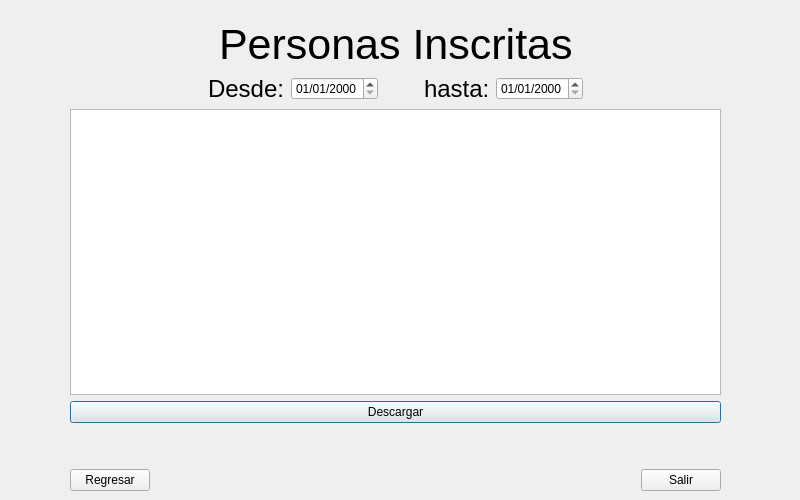
<?xml version="1.0" encoding="UTF-8"?>
<ui version="4.0">
 <class>ByDateWindow</class>
 <widget class="QDialog" name="ByDateWindow">
  <property name="geometry">
   <rect>
    <x>0</x>
    <y>0</y>
    <width>800</width>
    <height>500</height>
   </rect>
  </property>
  <property name="windowTitle">
   <string>Championship</string>
  </property>
  <widget class="QWidget" name="">
   <property name="geometry">
    <rect>
     <x>30</x>
     <y>20</y>
     <width>731</width>
     <height>471</height>
    </rect>
   </property>
   <layout class="QGridLayout" name="gridLayout">
    <item row="0" column="0">
     <layout class="QHBoxLayout" name="horizontalLayout_2">
      <item>
       <spacer name="horizontalSpacer">
        <property name="orientation">
         <enum>Qt::Horizontal</enum>
        </property>
        <property name="sizeHint" stdset="0">
         <size>
          <width>40</width>
          <height>20</height>
         </size>
        </property>
       </spacer>
      </item>
      <item>
       <layout class="QVBoxLayout" name="verticalLayout_2">
        <item>
         <layout class="QHBoxLayout" name="horizontalLayout_5">
          <item>
           <spacer name="horizontalSpacer_6">
            <property name="orientation">
             <enum>Qt::Horizontal</enum>
            </property>
            <property name="sizeHint" stdset="0">
             <size>
              <width>40</width>
              <height>20</height>
             </size>
            </property>
           </spacer>
          </item>
          <item>
           <widget class="QLabel" name="label_8">
            <property name="font">
             <font>
              <pointsize>32</pointsize>
             </font>
            </property>
            <property name="text">
             <string>Personas Inscritas</string>
            </property>
           </widget>
          </item>
          <item>
           <spacer name="horizontalSpacer_7">
            <property name="orientation">
             <enum>Qt::Horizontal</enum>
            </property>
            <property name="sizeHint" stdset="0">
             <size>
              <width>40</width>
              <height>20</height>
             </size>
            </property>
           </spacer>
          </item>
         </layout>
        </item>
        <item>
         <layout class="QHBoxLayout" name="horizontalLayout_6">
          <item>
           <spacer name="horizontalSpacer_4">
            <property name="orientation">
             <enum>Qt::Horizontal</enum>
            </property>
            <property name="sizeHint" stdset="0">
             <size>
              <width>40</width>
              <height>20</height>
             </size>
            </property>
           </spacer>
          </item>
          <item>
           <widget class="QLabel" name="label_9">
            <property name="font">
             <font>
              <pointsize>18</pointsize>
             </font>
            </property>
            <property name="text">
             <string>Desde:</string>
            </property>
           </widget>
          </item>
          <item>
           <widget class="QDateEdit" name="deDateBeg">
            <property name="enabled">
             <bool>true</bool>
            </property>
            <property name="displayFormat">
             <string>dd/MM/yyyy</string>
            </property>
           </widget>
          </item>
          <item>
           <spacer name="horizontalSpacer_5">
            <property name="orientation">
             <enum>Qt::Horizontal</enum>
            </property>
            <property name="sizeHint" stdset="0">
             <size>
              <width>40</width>
              <height>20</height>
             </size>
            </property>
           </spacer>
          </item>
          <item>
           <widget class="QLabel" name="label_10">
            <property name="font">
             <font>
              <pointsize>18</pointsize>
             </font>
            </property>
            <property name="text">
             <string>hasta:</string>
            </property>
           </widget>
          </item>
          <item>
           <widget class="QDateEdit" name="deDateFin">
            <property name="enabled">
             <bool>true</bool>
            </property>
            <property name="displayFormat">
             <string>dd/MM/yyyy</string>
            </property>
           </widget>
          </item>
          <item>
           <spacer name="horizontalSpacer_3">
            <property name="orientation">
             <enum>Qt::Horizontal</enum>
            </property>
            <property name="sizeHint" stdset="0">
             <size>
              <width>40</width>
              <height>20</height>
             </size>
            </property>
           </spacer>
          </item>
         </layout>
        </item>
       </layout>
      </item>
      <item>
       <spacer name="horizontalSpacer_2">
        <property name="orientation">
         <enum>Qt::Horizontal</enum>
        </property>
        <property name="sizeHint" stdset="0">
         <size>
          <width>40</width>
          <height>20</height>
         </size>
        </property>
       </spacer>
      </item>
     </layout>
    </item>
    <item row="1" column="0">
     <layout class="QHBoxLayout" name="horizontalLayout_3">
      <item>
       <spacer name="horizontalSpacer_8">
        <property name="orientation">
         <enum>Qt::Horizontal</enum>
        </property>
        <property name="sizeType">
         <enum>QSizePolicy::Minimum</enum>
        </property>
        <property name="sizeHint" stdset="0">
         <size>
          <width>40</width>
          <height>20</height>
         </size>
        </property>
       </spacer>
      </item>
      <item>
       <widget class="QTextBrowser" name="tbInfo"/>
      </item>
      <item>
       <spacer name="horizontalSpacer_9">
        <property name="orientation">
         <enum>Qt::Horizontal</enum>
        </property>
        <property name="sizeType">
         <enum>QSizePolicy::Minimum</enum>
        </property>
        <property name="sizeHint" stdset="0">
         <size>
          <width>40</width>
          <height>20</height>
         </size>
        </property>
       </spacer>
      </item>
     </layout>
    </item>
    <item row="2" column="0">
     <layout class="QVBoxLayout" name="verticalLayout_3">
      <item>
       <layout class="QHBoxLayout" name="horizontalLayout_4">
        <item>
         <spacer name="horizontalSpacer_10">
          <property name="orientation">
           <enum>Qt::Horizontal</enum>
          </property>
          <property name="sizeType">
           <enum>QSizePolicy::Minimum</enum>
          </property>
          <property name="sizeHint" stdset="0">
           <size>
            <width>40</width>
            <height>20</height>
           </size>
          </property>
         </spacer>
        </item>
        <item>
         <widget class="QPushButton" name="pbDescargar">
          <property name="text">
           <string>Descargar</string>
          </property>
         </widget>
        </item>
        <item>
         <spacer name="horizontalSpacer_11">
          <property name="orientation">
           <enum>Qt::Horizontal</enum>
          </property>
          <property name="sizeType">
           <enum>QSizePolicy::Minimum</enum>
          </property>
          <property name="sizeHint" stdset="0">
           <size>
            <width>40</width>
            <height>20</height>
           </size>
          </property>
         </spacer>
        </item>
       </layout>
      </item>
      <item>
       <spacer name="verticalSpacer_3">
        <property name="orientation">
         <enum>Qt::Vertical</enum>
        </property>
        <property name="sizeType">
         <enum>QSizePolicy::Minimum</enum>
        </property>
        <property name="sizeHint" stdset="0">
         <size>
          <width>20</width>
          <height>40</height>
         </size>
        </property>
       </spacer>
      </item>
      <item>
       <layout class="QHBoxLayout" name="horizontalLayout">
        <item>
         <spacer name="horizontalSpacer_22">
          <property name="orientation">
           <enum>Qt::Horizontal</enum>
          </property>
          <property name="sizeType">
           <enum>QSizePolicy::Minimum</enum>
          </property>
          <property name="sizeHint" stdset="0">
           <size>
            <width>40</width>
            <height>20</height>
           </size>
          </property>
         </spacer>
        </item>
        <item>
         <widget class="QPushButton" name="pbRegresar">
          <property name="enabled">
           <bool>true</bool>
          </property>
          <property name="text">
           <string>Regresar</string>
          </property>
         </widget>
        </item>
        <item>
         <spacer name="horizontalSpacer_23">
          <property name="orientation">
           <enum>Qt::Horizontal</enum>
          </property>
          <property name="sizeHint" stdset="0">
           <size>
            <width>40</width>
            <height>20</height>
           </size>
          </property>
         </spacer>
        </item>
        <item>
         <spacer name="horizontalSpacer_24">
          <property name="orientation">
           <enum>Qt::Horizontal</enum>
          </property>
          <property name="sizeHint" stdset="0">
           <size>
            <width>40</width>
            <height>20</height>
           </size>
          </property>
         </spacer>
        </item>
        <item>
         <spacer name="horizontalSpacer_25">
          <property name="orientation">
           <enum>Qt::Horizontal</enum>
          </property>
          <property name="sizeHint" stdset="0">
           <size>
            <width>40</width>
            <height>20</height>
           </size>
          </property>
         </spacer>
        </item>
        <item>
         <spacer name="horizontalSpacer_26">
          <property name="orientation">
           <enum>Qt::Horizontal</enum>
          </property>
          <property name="sizeHint" stdset="0">
           <size>
            <width>40</width>
            <height>20</height>
           </size>
          </property>
         </spacer>
        </item>
        <item>
         <widget class="QPushButton" name="pbSalir">
          <property name="text">
           <string>Salir</string>
          </property>
         </widget>
        </item>
        <item>
         <spacer name="horizontalSpacer_27">
          <property name="orientation">
           <enum>Qt::Horizontal</enum>
          </property>
          <property name="sizeType">
           <enum>QSizePolicy::Minimum</enum>
          </property>
          <property name="sizeHint" stdset="0">
           <size>
            <width>40</width>
            <height>20</height>
           </size>
          </property>
         </spacer>
        </item>
       </layout>
      </item>
     </layout>
    </item>
   </layout>
  </widget>
 </widget>
 <resources/>
 <connections>
  <connection>
   <sender>pbRegresar</sender>
   <signal>clicked()</signal>
   <receiver>ByDateWindow</receiver>
   <slot>close()</slot>
   <hints>
    <hint type="sourcelabel">
     <x>142</x>
     <y>476</y>
    </hint>
    <hint type="destinationlabel">
     <x>178</x>
     <y>451</y>
    </hint>
   </hints>
  </connection>
  <connection>
   <sender>pbSalir</sender>
   <signal>clicked()</signal>
   <receiver>ByDateWindow</receiver>
   <slot>close()</slot>
   <hints>
    <hint type="sourcelabel">
     <x>703</x>
     <y>469</y>
    </hint>
    <hint type="destinationlabel">
     <x>733</x>
     <y>445</y>
    </hint>
   </hints>
  </connection>
 </connections>
</ui>
